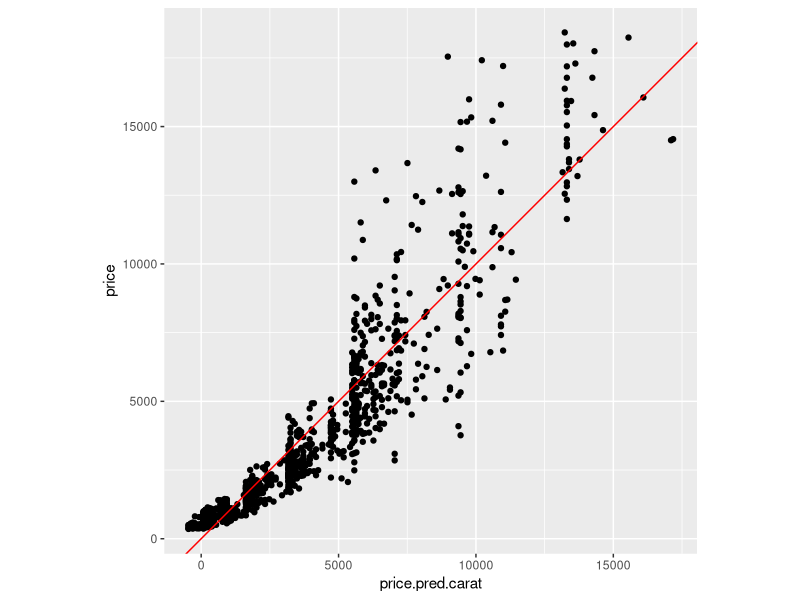
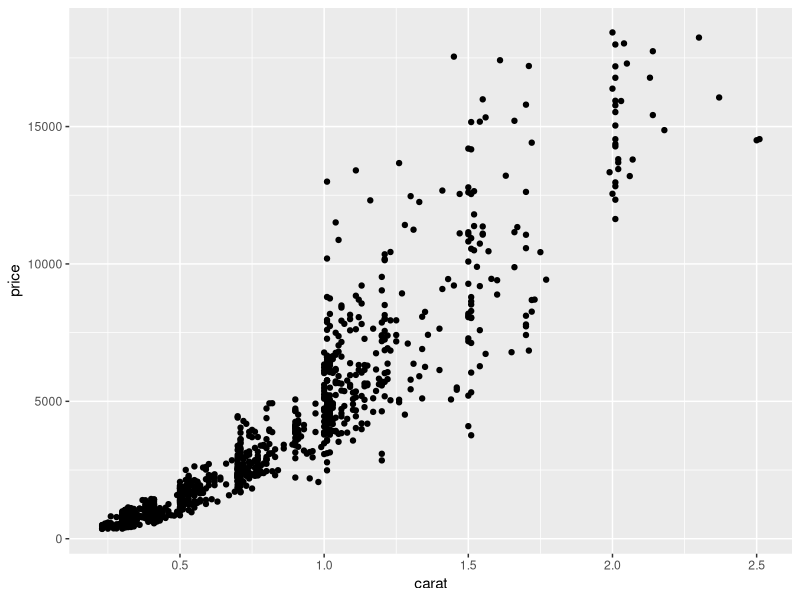
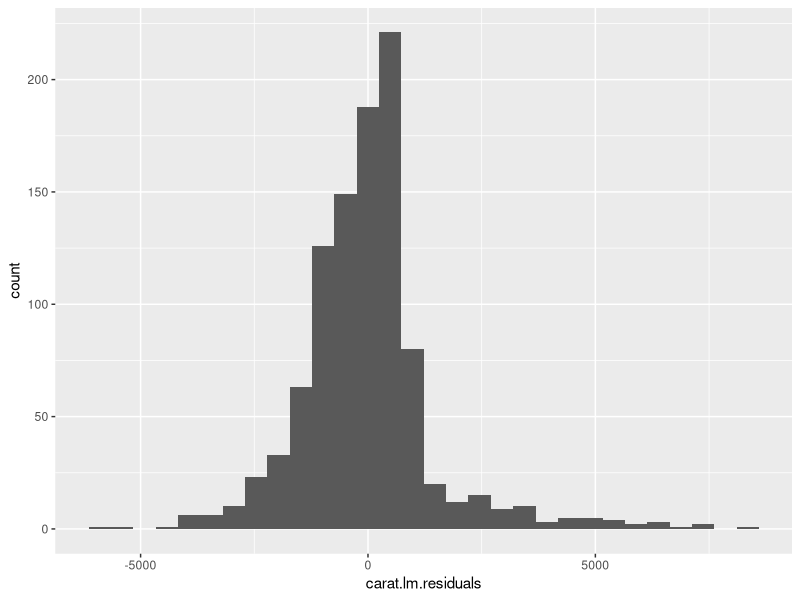
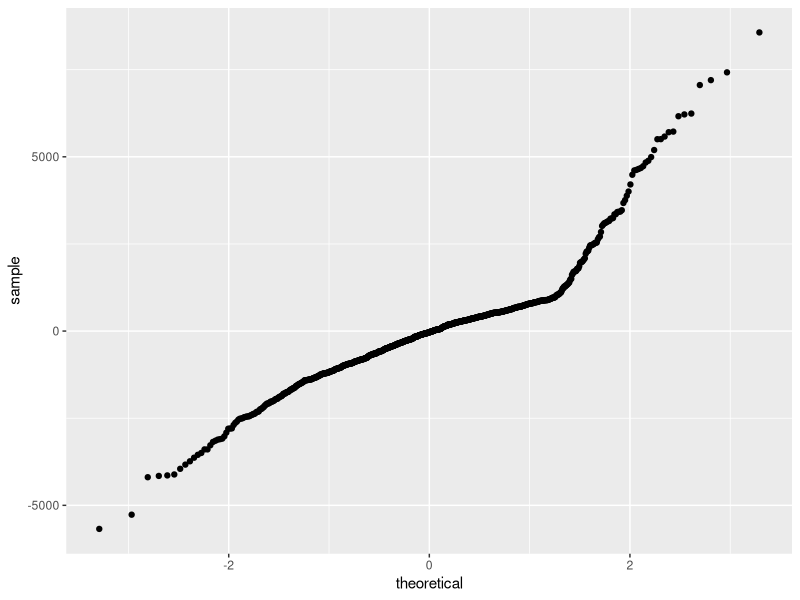
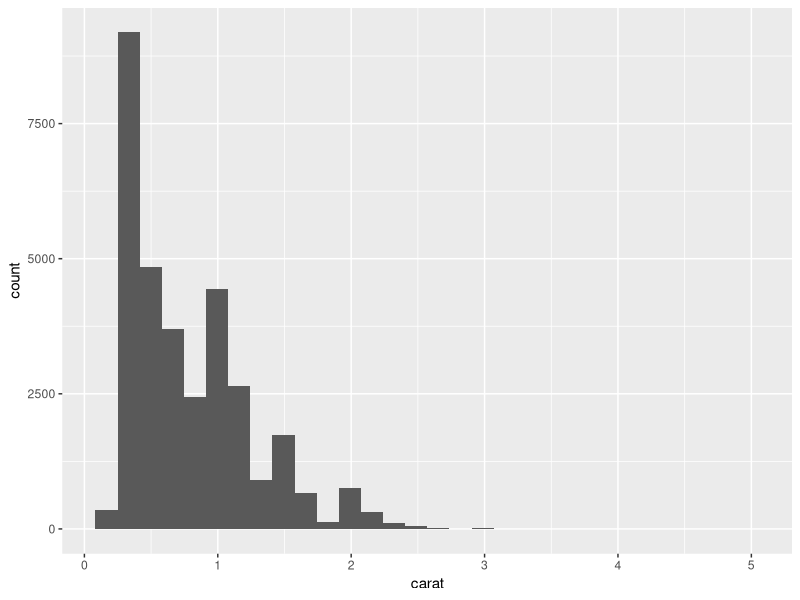
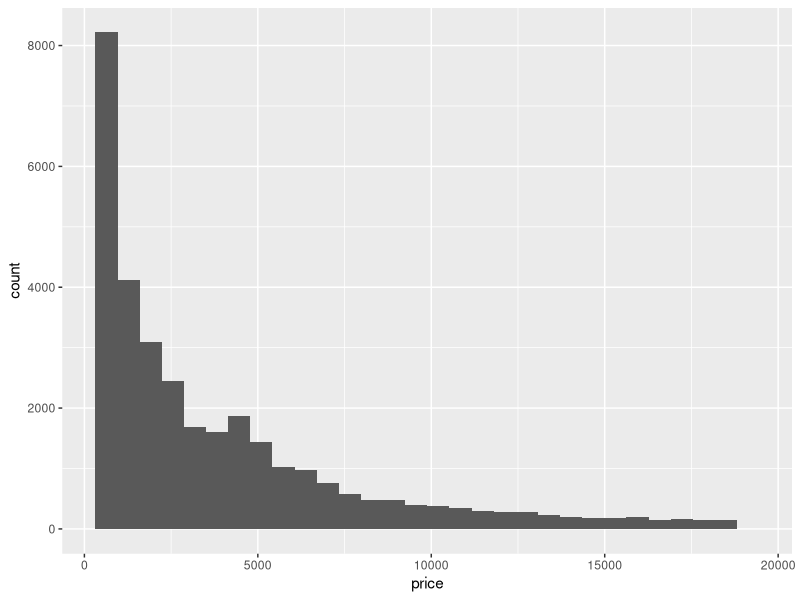
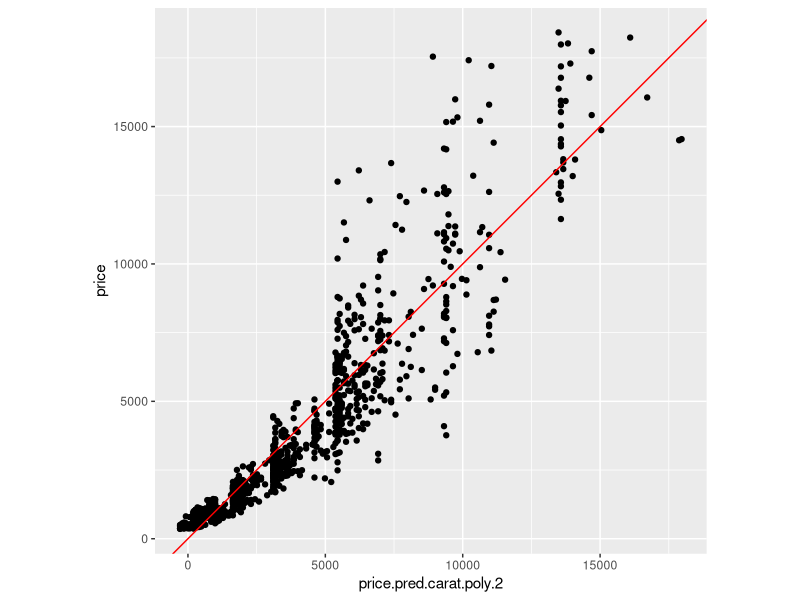
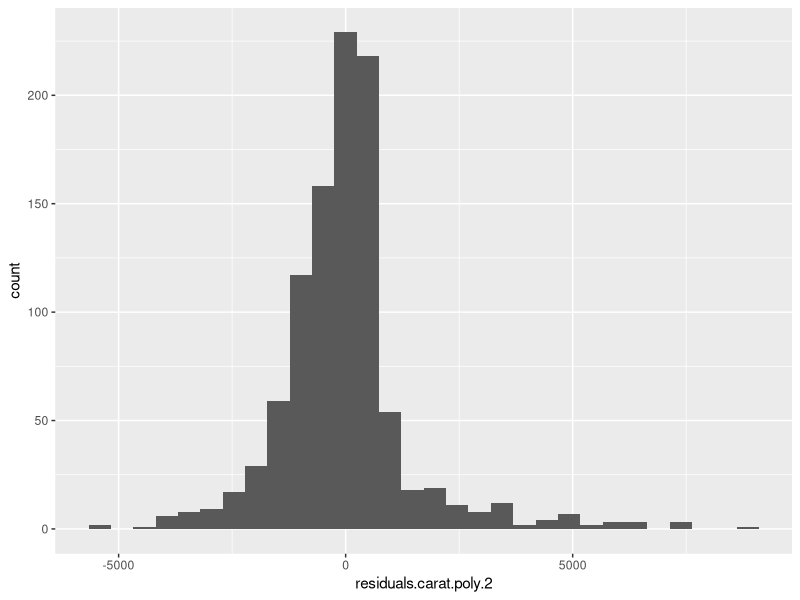

Write the R code that produced these figures, in order.
library(tidyverse)

# check out our data
diamonds

# TODO some visualizations / data exploration

# training/test/validation split
set.seed(12345)
train.proportion <- 0.6
test.proportion <- 0.2
validation.proportion <- 0.2

# pull out the training data
train.index <- sample(1:nrow(diamonds), nrow(diamonds)*train.proportion)
train.data <- diamonds[train.index,]

# select test and validation from what's left over
holdout.data <- diamonds[-train.index,]
test.index <- sample(1:nrow(holdout.data), nrow(diamonds)*test.proportion)
test.data <- holdout.data[test.index,]
validation.data <- holdout.data[-test.index,]


### train a linear regression model using a single variable as predictor
carat.lm <- lm(data = train.data, price ~ carat)
summary(carat.lm)

train.data$price.pred.carat <- predict(carat.lm, newdata=train.data)

# sample just 1000 points from the validation data for easy plotting
train.data.sample.idx <- sample(1:nrow(train.data), 1000)

# plot price vs. the model predictions
ggplot(data=train.data[train.data.sample.idx,]) + 
  geom_point(mapping = aes(x=price.pred.carat,y=price)) +
  coord_equal(ratio=1) + 
  geom_abline(intercept=0, slope=1, color="red")
# coord_equal ensures the x and y scales are the same

# compare with the plot of price vs carat directly
ggplot(data=train.data[train.data.sample.idx,]) + 
  geom_point(mapping = aes(x=carat,y=price))

# check out the distribution of residuals for this model
train.data$carat.lm.residuals <- train.data$price - train.data$price.pred.carat
ggplot(data=train.data[train.data.sample.idx,]) +
  geom_histogram(mapping = aes(x=carat.lm.residuals))

# QQ plot for an assumed normal distribution
# TODO decide whether this should actually be included
ggplot(data=train.data[train.data.sample.idx,]) +
  stat_qq(mapping = aes(sample=carat.lm.residuals),
          distribution = stats::qnorm)

# look at the distributions of carat and price independently
ggplot(data=train.data) +
  geom_histogram(mapping = aes(x=carat))

ggplot(data=train.data) +
  geom_histogram(mapping = aes(x=price))

# TODO try a variable transformation on price and carat


### Polynomial models ###

# try adding a higher-order term
# aka fitting price to a 2nd-order polynomial of carat
carat.lm.poly.2 <- lm(data = train.data, price ~ carat + I(carat^2))
summary(carat.lm.poly.2)

# plot price vs predicted price for the polynomial model
train.data$price.pred.carat.poly.2 <- predict(carat.lm.poly.2, newdata=train.data)
ggplot(data=train.data[train.data.sample.idx,]) + 
  geom_point(mapping = aes(x=price.pred.carat.poly.2,y=price)) +
  coord_equal(ratio=1) + 
  geom_abline(intercept=0, slope=1, color="red")

# look at the distribution of residuals
train.data$residuals.carat.poly.2 <- train.data$price - train.data$price.pred.carat.poly.2
ggplot(data=train.data[train.data.sample.idx,]) +
  geom_histogram(mapping = aes(x=residuals.carat.poly.2))

# QQ plot of poly 2 residuals vs a normal distribution
ggplot(data=train.data[train.data.sample.idx,]) +
  stat_qq(mapping = aes(sample=residuals.carat.poly.2),
          distribution = stats::qnorm)

# try a 3rd-order polynomial
carat.lm.poly.3 <- lm(data = train.data, price ~ carat + I(carat^2) + I(carat^3))
summary(carat.lm.poly.3)

# plot price vs predicted price for the 3rd-order polynomial model
train.data$price.pred.carat.poly.3 <- predict(carat.lm.poly.3, newdata=train.data)

ggplot(data=train.data[train.data.sample.idx,]) + 
  geom_point(mapping = aes(x=price.pred.carat.poly.3,y=price)) +
  coord_equal(ratio=1) + 
  geom_abline(intercept=0, slope=1, color="red")

# look at the distribution of residuals for the poly 3 model
train.data$residuals.carat.poly.3 <- train.data$price - train.data$price.pred.carat.poly.3
ggplot(data=train.data[train.data.sample.idx,]) +
  geom_histogram(mapping = aes(x=residuals.carat.poly.3))

# QQ plot of poly 3 residuals vs a normal distribution
ggplot(data=train.data[train.data.sample.idx,]) +
  stat_qq(mapping = aes(sample=residuals.carat.poly.3),
          distribution = stats::qnorm)


### Why not use higher-order polynomials all the time? ###

# try with a tiny training dataset
set.seed(11235)
train.data.tiny.index <- sample(1:nrow(train.data), 10)
train.data.tiny <- train.data[train.data.tiny.index,]

ggplot(data=train.data.tiny) + 
  geom_point(mapping = aes(x = carat, y = price))

# train our 3 polynomial models on the tiny dataset
tiny.lm.1 <- lm(data=train.data.tiny, price ~ carat)
summary(tiny.lm.1)

tiny.lm.2 <- lm(data=train.data.tiny, price ~ carat + I(carat^2))
summary(tiny.lm.2)

tiny.lm.3 <- lm(data=train.data.tiny, price ~ carat + I(carat^2) + I(carat^3))
summary(tiny.lm.3)

# look at the curves fit by each model

# simple linear model
tiny.lm.1$coefficients
ggplot(data=train.data.tiny) + 
  geom_point(mapping = aes(x = carat, y = price)) + 
  stat_function(geom = "line",
                fun = function(x) tiny.lm.1$coefficients[1] + 
                  tiny.lm.1$coefficients[2]*x
                )


# 2nd-order polynomial
tiny.lm.2$coefficients
ggplot(data=train.data.tiny) + 
  geom_point(mapping = aes(x = carat, y = price)) + 
  stat_function(geom = "line",
                fun = function(x) tiny.lm.2$coefficients[1] + 
                  tiny.lm.2$coefficients[2]*x + 
                  tiny.lm.2$coefficients[3]*x^2
  )

# 3rd-order polynomial
tiny.lm.3$coefficients
ggplot(data=train.data.tiny) + 
  geom_point(mapping = aes(x = carat, y = price)) + 
  stat_function(geom = "line",
                fun = function(x) tiny.lm.3$coefficients[1] + 
                  tiny.lm.3$coefficients[2]*x + 
                  tiny.lm.3$coefficients[3]*x^2 + 
                  tiny.lm.3$coefficients[4]*x^3
  )


# 5th-order polynomial
tiny.lm.5 <- lm(data=train.data.tiny, price ~ carat + I(carat^2) + I(carat^3)
                + I(carat^4) + I(carat^5))
summary(tiny.lm.5)

tiny.lm.5$coefficients
ggplot(data=train.data.tiny) + 
  geom_point(mapping = aes(x = carat, y = price)) + 
  stat_function(geom = "line",
                fun = function(x) tiny.lm.5$coefficients[1] + 
                  tiny.lm.5$coefficients[2]*x + 
                  tiny.lm.5$coefficients[3]*x^2 + 
                  tiny.lm.5$coefficients[4]*x^3 + 
                  tiny.lm.5$coefficients[5]*x^4 + 
                  tiny.lm.5$coefficients[6]*x^5
  )


# 8th-order polynomial
tiny.lm.8 <- lm(data=train.data.tiny, price ~ carat + I(carat^2) + I(carat^3)
                + I(carat^4) + I(carat^5) + I(carat^6) + I(carat^7)+ I(carat^8))
summary(tiny.lm.8)

tiny.lm.8$coefficients
ggplot(data=train.data.tiny) + 
  geom_point(mapping = aes(x = carat, y = price)) + 
  stat_function(geom = "line",
                fun = function(x) tiny.lm.8$coefficients[1] + 
                  tiny.lm.8$coefficients[2]*x + 
                  tiny.lm.8$coefficients[3]*x^2 + 
                  tiny.lm.8$coefficients[4]*x^3 + 
                  tiny.lm.8$coefficients[5]*x^4 + 
                  tiny.lm.8$coefficients[6]*x^5 + 
                  tiny.lm.8$coefficients[7]*x^6 + 
                  tiny.lm.8$coefficients[8]*x^7 + 
                  tiny.lm.8$coefficients[9]*x^8
  )

# check out the validation results
val.preds.tiny.lm.1 <- predict(tiny.lm.1, newdata = validation.data)
ggplot() +
  geom_point(mapping = aes(x=val.preds.tiny.lm.1, y=validation.data$price)) +
  coord_equal(ratio=1)

val.preds.tiny.lm.2 <- predict(tiny.lm.2, newdata = validation.data)
plot(val.preds.tiny.lm.2,validation.data$price)

val.preds.tiny.lm.3 <- predict(tiny.lm.3, newdata = validation.data)
plot(val.preds.tiny.lm.3,validation.data$price)

val.preds.tiny.lm.5 <- predict(tiny.lm.5, newdata = validation.data)
plot(val.preds.tiny.lm.5,validation.data$price)

val.preds.tiny.lm.8 <- predict(tiny.lm.8, newdata = validation.data)
plot(val.preds.tiny.lm.8,validation.data$price)
